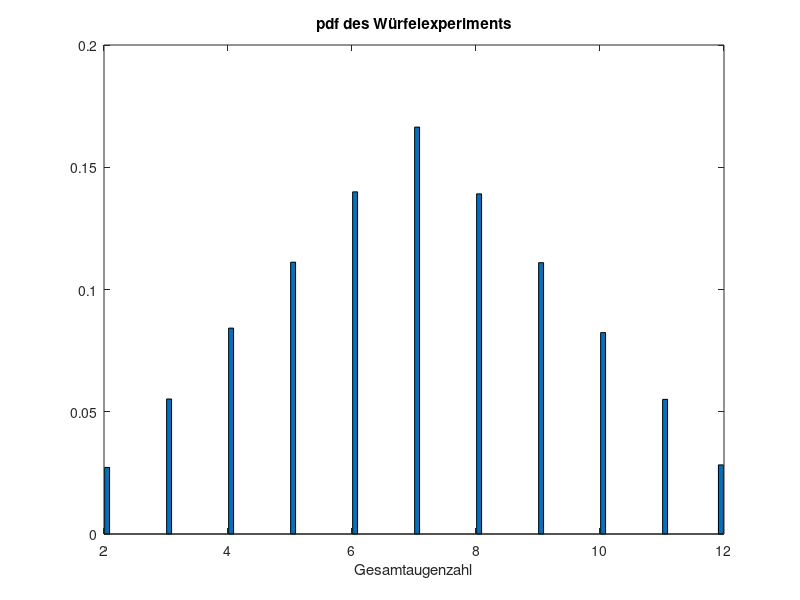

Write the MATLAB code that produced this figure.
%% 100000-facher Wurf mit einem Würfel
x = floor(rand(100000,2)*(6-1E-99)+1);
% x ist ein Vektor der Dimension 100000x1.
% Jedes Element von x steht für das Ergebis eines Würfelwurfs.

%% Berechnung des Histogramms 
[H,bins] = hist(sum(x'),100);
% bins ... Mittelwert des jeweiligen Bins
% H ... Anzahl der Treffer je Bin

%% Bestimmung der Verteilungsdichtefunktion (pdf) aus dem Histogramm


%% Darstellung der pdf
figure(1);
bar(bins,H/100000);
title('pdf des Würfelexperiments');
xlabel('Gesamtaugenzahl');
